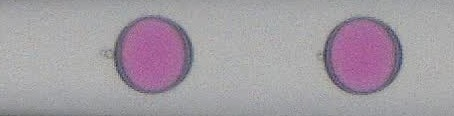
#> input picture data/Image1.jpg, 454 x 116 px, found by its file name
$ python test_log_zero_crossing.py   (older library calls are emulated)
#> lines starting #> are read from the running program, lines starting #| are printed output that depends on the picture; after the words box and inside, x2 and y2 are one past the last pixel; in counts of white or black regions, pixels touching at a corner belong together
import cv2
import numpy as np
import math


# ============================
# 局部对比度增强（CLAHE）
# ============================
def apply_CLAHE(gray):
    clahe = cv2.createCLAHE(clipLimit=2.0, tileGridSize=(8, 8))
    return clahe.apply(gray)


# ============================
# LoG + 零交叉检测
# ============================
def LoG_zero_crossing(gray, sigma=1.0, threshold=2.0):
    ksize = int(6 * sigma + 1)
    blurred = cv2.GaussianBlur(gray, (ksize, ksize), sigma)
    lap = cv2.Laplacian(blurred, cv2.CV_64F)

    edge = np.zeros_like(lap, dtype=np.uint8)

    for y in range(1, lap.shape[0] - 1):
        for x in range(1, lap.shape[1] - 1):
            patch = lap[y-1:y+2, x-1:x+2]
            p = lap[y, x]

            if (p > 0 and np.any(patch < 0)) or (p < 0 and np.any(patch > 0)):
                if np.max(np.abs(patch)) - np.min(np.abs(patch)) > threshold:
                    edge[y, x] = 255

    return edge


# ============================
# RANSAC 圆拟合
# ============================
def ransac_circle(points, n_iter=3000, inlier_thresh=3.0, min_inliers_ratio=0.1):
    if len(points) < 10:
        return None

    pts = points.astype(np.float32)
    best_model = None
    best_inliers = 0
    best_mask = None

    idx = np.arange(len(pts))

    for _ in range(n_iter):
        sample_idx = np.random.choice(idx, size=3, replace=False)
        p1, p2, p3 = pts[sample_idx]

        denom = 2 * (p1[0]*(p2[1]-p3[1]) +
                     p2[0]*(p3[1]-p1[1]) +
                     p3[0]*(p1[1]-p2[1]))
        if abs(denom) < 1e-6:
            continue

        x1, y1 = p1
        x2, y2 = p2
        x3, y3 = p3

        a = x1**2 + y1**2
        b = x2**2 + y2**2
        c = x3**2 + y3**2

        cx = (a*(y2 - y3) + b*(y3 - y1) + c*(y1 - y2)) / denom
        cy = (a*(x3 - x2) + b*(x1 - x3) + c*(x2 - x1)) / denom

        dists = np.sqrt((pts[:, 0] - cx)**2 + (pts[:, 1] - cy)**2)
        r = np.median(dists)

        residuals = np.abs(dists - r)
        inliers_mask = residuals < inlier_thresh
        n_inliers = np.count_nonzero(inliers_mask)

        if n_inliers > best_inliers:
            best_inliers = n_inliers
            best_model = (cx, cy, r)
            best_mask = inliers_mask

    if best_model is None:
        return None

    if best_inliers < min_inliers_ratio * len(pts):
        return None

    return best_model, best_mask


# ============================
# 最小二乘圆拟合
# ============================
def least_squares_circle(points):
    x = points[:, 0]
    y = points[:, 1]
    A = np.column_stack([2*x, 2*y, np.ones_like(x)])
    b = x*x + y*y
    c, _, _, _ = np.linalg.lstsq(A, b, rcond=None)
    cx, cy, d = c
    r = math.sqrt(cx*cx + cy*cy + d)
    return cx, cy, r


# ============================
# 主流程：径向投影 + EDBR‑Annulus
# ============================
if __name__ == "__main__":
    img = cv2.imread("data/Image1.jpg")  # 换成你当前那帧的文件名
#> img is the input picture: shape (116, 454, 3); mean B, G, R 162.8, 154.7, 162.7
    gray = cv2.cvtColor(img, cv2.COLOR_BGR2GRAY)
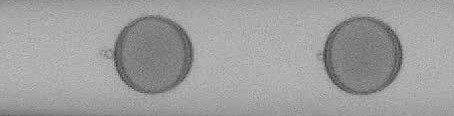
#> gray: shape (116, 454); min 40, max 197, mean 158

    hsv = cv2.cvtColor(img, cv2.COLOR_BGR2HSV)
#> hsv: shape (116, 454, 3); mean H, S, V 89.1, 17.4, 164.8
    lower_pink = np.array([155, 50, 50])
    upper_pink = np.array([180, 255, 255])
    pink_mask = cv2.inRange(hsv, lower_pink, upper_pink)
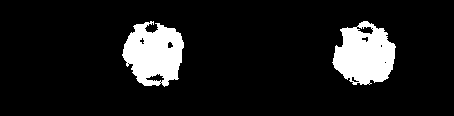
#> pink_mask: shape (116, 454); 10.7% white; 2 white regions, box (x1, y1, x2, y2) and area: (332, 21, 396, 85) 2830, (122, 21, 184, 87) 2819

    kernel = np.ones((5, 5), np.uint8)
    pink_mask = cv2.morphologyEx(pink_mask, cv2.MORPH_CLOSE, kernel, iterations=3)
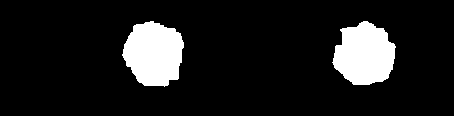
#> pink_mask: shape (116, 454); 11.5% white; 2 white regions

    contours, _ = cv2.findContours(pink_mask, cv2.RETR_EXTERNAL, cv2.CHAIN_APPROX_SIMPLE)
#> contours = 2 contours; box (x1, y1, x2, y2) and area: (122, 21, 184, 87) 2958, (332, 21, 396, 85) 2895

    result = img.copy()

    for cnt in contours:
        area = cv2.contourArea(cnt)
        if area < 50:
            continue

        # 初始粗圆
        (x, y), r = cv2.minEnclosingCircle(cnt)
        cx0, cy0, r0 = int(x), int(y), int(r)

        print(f"\n=== 初始粗圆: center=({cx0},{cy0}), r0={r0} ===")

        # 阶段 1：宽环带（1.05~1.35）
        R_min = int(r0 * 1.05)
        R_max = int(r0 * 1.35)

        yy, xx = np.ogrid[:gray.shape[0], :gray.shape[1]]
        ring_mask = ((xx - cx0)**2 + (yy - cy0)**2 >= R_min**2) & \
                    ((xx - cx0)**2 + (yy - cy0)**2 <= R_max**2)

        clahe_img = apply_CLAHE(gray)
        ring_gray = np.zeros_like(gray)
        ring_gray[ring_mask] = clahe_img[ring_mask]

        edge = LoG_zero_crossing(ring_gray, sigma=1.0, threshold=2.0)
        edge = edge & ring_mask.astype(np.uint8) * 255

        ys, xs = np.where(edge > 0)
        pts = np.column_stack([xs, ys])

        print(f"宽环带边缘点数量: {len(pts)}")

        # 阶段 2：径向投影修正圆心
        angles = np.arctan2(pts[:, 1] - cy0, pts[:, 0] - cx0)
        radii = np.sqrt((pts[:, 0] - cx0)**2 + (pts[:, 1] - cy0)**2)

        bins = 720
        theta_bins = np.linspace(-np.pi, np.pi, bins+1)
        outer_points = []

        for i in range(bins):
            mask = (angles >= theta_bins[i]) & (angles < theta_bins[i+1])
            if np.sum(mask) < 1:
                continue
            idx = np.argmax(radii[mask])
            outer_points.append(pts[mask][idx])

        outer_points = np.array(outer_points)
        cx_fix, cy_fix, r_fix = least_squares_circle(outer_points)

        print(f"修正粗圆: center=({cx_fix:.2f},{cy_fix:.2f}), r={r_fix:.2f}")
        if len(outer_points) < 50:
            print("outer_points 太少，无法拟合圆")
            continue


        # 阶段 3：进入 EDBR‑Annulus（1.15~1.25）
        model = ransac_circle(outer_points)
        if model is None:
            print("RANSAC 拟合失败（outer_points 不足）")
            continue

        (model_params, mask) = model
        cx_final, cy_final, r_final = model_params

        if model is None:
            print("最终拟合失败")
            continue

#> (the run stopped early here; a loop or call above may not have finished)
